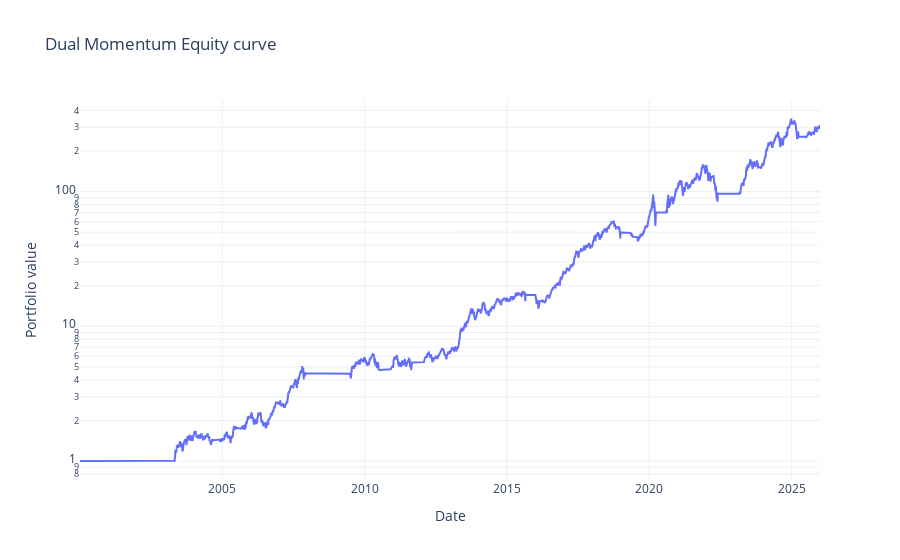
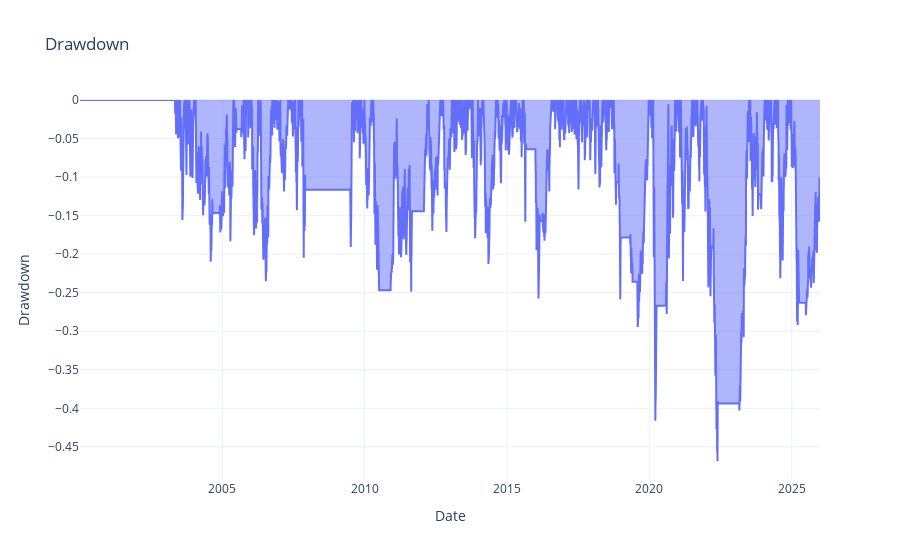

These figures' notebook cell, in order:
### Code cell
plot_return(equity_curve)

### Figure 1 — Plotly figure (JSON) as saved in the notebook; plotly's stock layout.template omitted (floating-point values rounded to 4 significant figures; data arrays with more than 128 entries replaced by an {"elided": "..."} marker saying what was removed)
{"data": [{"mode": "lines", "name": "Dual Momentum", "type": "scatter", "x": {"elided": "6537 str values"}, "y": {"elided": "6537 float values"}}], "layout": {"hovermode": "x unified", "title": {"text": "Dual Momentum Equity curve"}, "xaxis": {"title": {"text": "Date"}}, "yaxis": {"title": {"text": "Portfolio value"}, "type": "log"}}}

### Figure 2 — Plotly figure (JSON) as saved in the notebook; plotly's stock layout.template omitted (floating-point values rounded to 4 significant figures; data arrays with more than 128 entries replaced by an {"elided": "..."} marker saying what was removed)
{"data": [{"fill": "tozeroy", "name": "Drawdown", "type": "scatter", "x": {"elided": "6537 str values"}, "y": {"elided": "6537 float values"}}], "layout": {"hovermode": "x unified", "title": {"text": "Drawdown"}, "xaxis": {"title": {"text": "Date"}}, "yaxis": {"title": {"text": "Drawdown"}}}}
